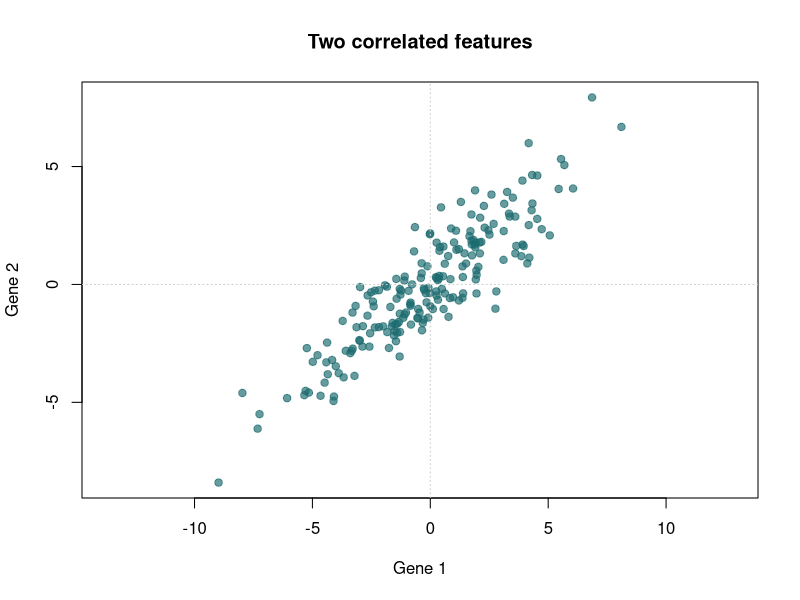
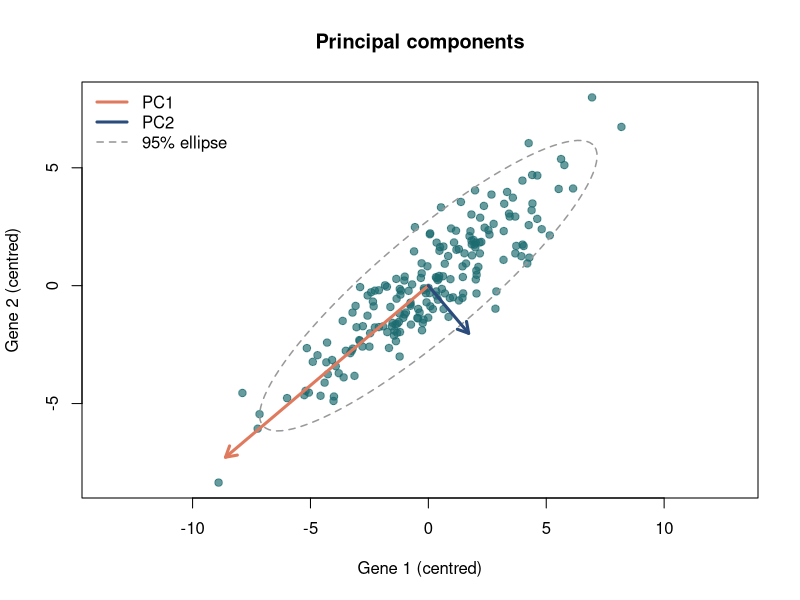
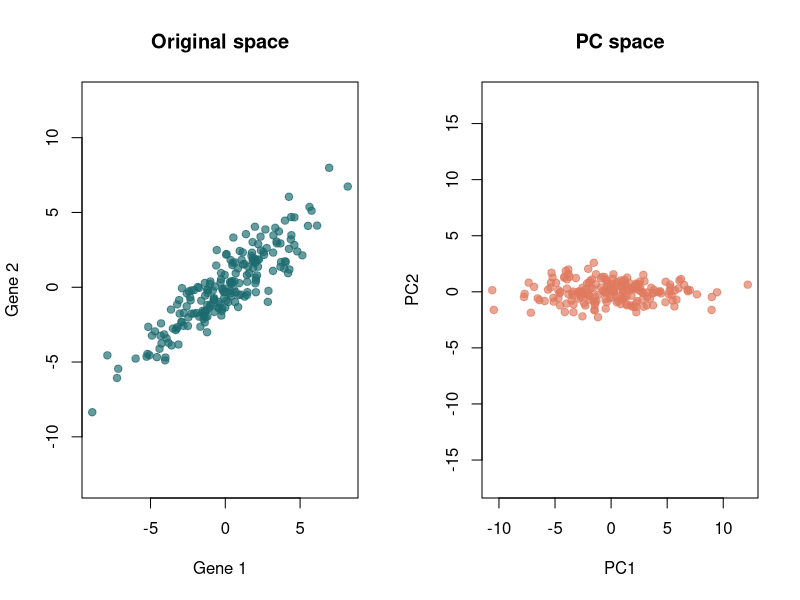
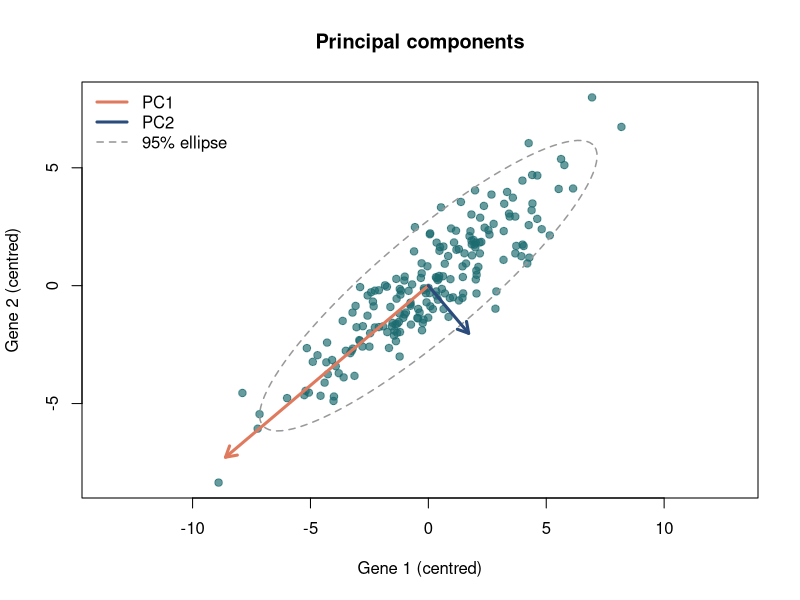
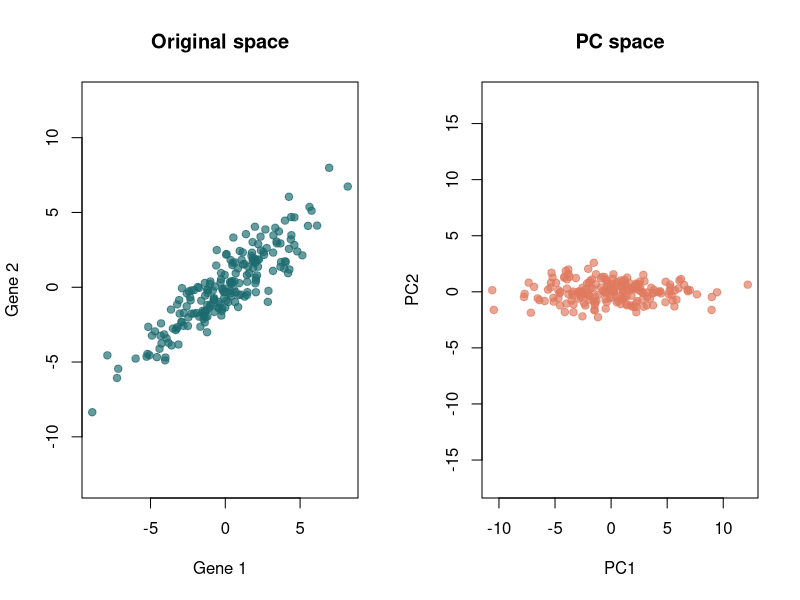

The R source for these figures, in order:
## ---- chunk 1
knitr::opts_chunk$set(echo = TRUE, message = FALSE, warning = FALSE,
                      fig.width = 6, fig.height = 5.5)
## ---- chunk 2
library(ellipse)
## ---- chunk 3
dir.create("../figures", showWarnings = FALSE)
dir.create("../results", showWarnings = FALSE)
## ---- chunk 4
set.seed(42)
n  <- 200
x1 <- rnorm(n, 0, 3)
x2 <- 0.8 * x1 + rnorm(n, 0, 1.2)
X  <- cbind(x1, x2)

plot(X, pch = 19, col = "#1B6B70AA", asp = 1,
     xlab = "Gene 1", ylab = "Gene 2",
     main = "Two correlated features")
abline(h = 0, v = 0, col = "grey80", lty = 3)
## ---- chunk 5
Xc <- scale(X, center = TRUE, scale = FALSE)   # centre only
C  <- cov(Xc)
round(C, 3)
## ---- chunk 6
e <- eigen(C)

round(e$values, 3)
round(e$vectors, 3)

cat("variance explained:", round(100 * e$values / sum(e$values), 1), "%\n")
## ---- chunk 7
s <- 3 * sqrt(e$values)     # arrow length proportional to SD along each axis

draw_components <- function() {
  plot(Xc, pch = 19, col = "#1B6B70AA", asp = 1,
       xlab = "Gene 1 (centred)", ylab = "Gene 2 (centred)",
       main = "Principal components")
  lines(ellipse(C, level = 0.95), col = "grey60", lwd = 1.5, lty = 2)
  arrows(0, 0, s[1] * e$vectors[1, 1], s[1] * e$vectors[2, 1],
         col = "#E07A5F", lwd = 3, length = 0.12)
  arrows(0, 0, s[2] * e$vectors[1, 2], s[2] * e$vectors[2, 2],
         col = "#2A4B7C", lwd = 3, length = 0.12)
  legend("topleft", c("PC1", "PC2", "95% ellipse"),
         col = c("#E07A5F", "#2A4B7C", "grey60"),
         lwd = c(3, 3, 1.5), lty = c(1, 1, 2), bty = "n")
}

draw_components()
## ---- chunk 8
svg("../figures/pca_components_example.svg", width = 6, height = 5.5)
draw_components()
dev.off()
## ---- chunk 9
Z <- Xc %*% e$vectors
## ---- chunk 10
draw_rotation <- function() {
  par(mfrow = c(1, 2))
  plot(Xc, pch = 19, col = "#1B6B70AA", asp = 1,
       main = "Original space", xlab = "Gene 1", ylab = "Gene 2")
  plot(Z,  pch = 19, col = "#E07A5FAA", asp = 1,
       main = "PC space", xlab = "PC1", ylab = "PC2")
  par(mfrow = c(1, 1))
}

draw_rotation()
## ---- chunk 11
svg("../figures/pca_rotation_example.svg", width = 10, height = 5)
draw_rotation()
dev.off()
## ---- chunk 12
round(cov(Z), 6)
## ---- chunk 13
p <- prcomp(X, center = TRUE, scale. = FALSE)

round(p$sdev^2, 3)       # matches the eigenvalues
round(p$rotation, 3)     # matches the eigenvectors
## ---- chunk 14
X2 <- cbind(gene1 = x1, gene2 = x2 * 100)

p_unscaled <- prcomp(X2, scale. = FALSE)
p_scaled   <- prcomp(X2, scale. = TRUE)

cat("unscaled — variance explained:",
    round(100 * p_unscaled$sdev^2 / sum(p_unscaled$sdev^2), 1), "%\n")
round(p_unscaled$rotation, 3)
## ---- chunk 15
cat("scaled — variance explained:",
    round(100 * p_scaled$sdev^2 / sum(p_scaled$sdev^2), 1), "%\n")
round(p_scaled$rotation, 3)
## ---- chunk 16
scaling <- data.frame(
  version = c("unscaled", "scaled"),
  PC1_pct = c(round(100 * p_unscaled$sdev[1]^2 / sum(p_unscaled$sdev^2), 1),
              round(100 * p_scaled$sdev[1]^2   / sum(p_scaled$sdev^2), 1)),
  gene1_PC1_loading = c(round(p_unscaled$rotation[1, 1], 3),
                        round(p_scaled$rotation[1, 1], 3)),
  gene2_PC1_loading = c(round(p_unscaled$rotation[2, 1], 3),
                        round(p_scaled$rotation[2, 1], 3))
)
scaling
## ---- chunk 17
write.csv(scaling, "../results/scaling_effect_example.csv", row.names = FALSE)
